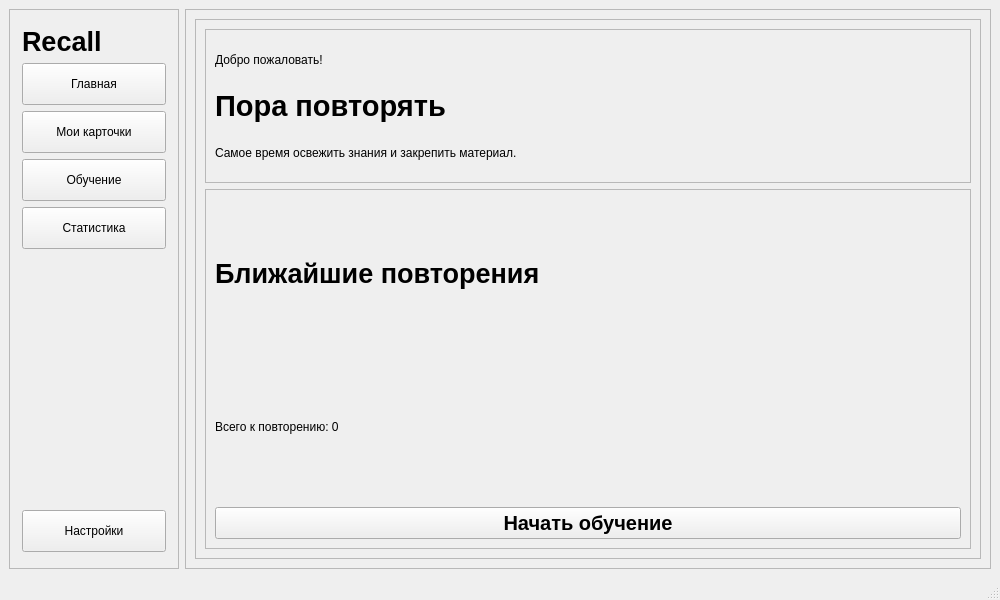
<?xml version="1.0" encoding="UTF-8"?>
<ui version="4.0">
 <class>MainWindow</class>
 <widget class="QMainWindow" name="MainWindow">
  <property name="geometry">
   <rect>
    <x>0</x>
    <y>0</y>
    <width>1000</width>
    <height>600</height>
   </rect>
  </property>
  <property name="minimumSize">
   <size>
    <width>900</width>
    <height>550</height>
   </size>
  </property>
  <property name="windowTitle">
   <string>Recall</string>
  </property>
  <widget class="QWidget" name="centralwidget">
   <layout class="QHBoxLayout" name="horizontalLayout_2">
    <item>
     <layout class="QHBoxLayout" name="horizontalLayout" stretch="0,1">
      <item>
       <widget class="QFrame" name="sidePanel">
        <property name="sizePolicy">
         <sizepolicy hsizetype="Preferred" vsizetype="Expanding">
          <horstretch>0</horstretch>
          <verstretch>0</verstretch>
         </sizepolicy>
        </property>
        <property name="minimumSize">
         <size>
          <width>170</width>
          <height>0</height>
         </size>
        </property>
        <property name="maximumSize">
         <size>
          <width>210</width>
          <height>16777215</height>
         </size>
        </property>
        <property name="frameShape">
         <enum>QFrame::Shape::StyledPanel</enum>
        </property>
        <property name="frameShadow">
         <enum>QFrame::Shadow::Raised</enum>
        </property>
        <layout class="QVBoxLayout" name="verticalLayout">
         <property name="leftMargin">
          <number>12</number>
         </property>
         <property name="topMargin">
          <number>16</number>
         </property>
         <property name="rightMargin">
          <number>12</number>
         </property>
         <property name="bottomMargin">
          <number>16</number>
         </property>
         <item>
          <widget class="QLabel" name="logoLabel">
           <property name="minimumSize">
            <size>
             <width>55</width>
             <height>0</height>
            </size>
           </property>
           <property name="font">
            <font>
             <pointsize>20</pointsize>
             <italic>false</italic>
             <bold>true</bold>
             <underline>false</underline>
             <strikeout>false</strikeout>
            </font>
           </property>
           <property name="text">
            <string>Recall</string>
           </property>
           <property name="wordWrap">
            <bool>false</bool>
           </property>
          </widget>
         </item>
         <item>
          <widget class="QPushButton" name="homeButton">
           <property name="sizePolicy">
            <sizepolicy hsizetype="Expanding" vsizetype="Fixed">
             <horstretch>0</horstretch>
             <verstretch>0</verstretch>
            </sizepolicy>
           </property>
           <property name="minimumSize">
            <size>
             <width>0</width>
             <height>42</height>
            </size>
           </property>
           <property name="maximumSize">
            <size>
             <width>16777215</width>
             <height>42</height>
            </size>
           </property>
           <property name="text">
            <string>Главная</string>
           </property>
          </widget>
         </item>
         <item>
          <widget class="QPushButton" name="cardsButton">
           <property name="sizePolicy">
            <sizepolicy hsizetype="Expanding" vsizetype="Fixed">
             <horstretch>0</horstretch>
             <verstretch>0</verstretch>
            </sizepolicy>
           </property>
           <property name="minimumSize">
            <size>
             <width>0</width>
             <height>42</height>
            </size>
           </property>
           <property name="maximumSize">
            <size>
             <width>16777215</width>
             <height>42</height>
            </size>
           </property>
           <property name="text">
            <string>Мои карточки</string>
           </property>
          </widget>
         </item>
         <item>
          <widget class="QPushButton" name="studyButton">
           <property name="sizePolicy">
            <sizepolicy hsizetype="Expanding" vsizetype="Fixed">
             <horstretch>0</horstretch>
             <verstretch>0</verstretch>
            </sizepolicy>
           </property>
           <property name="minimumSize">
            <size>
             <width>0</width>
             <height>42</height>
            </size>
           </property>
           <property name="maximumSize">
            <size>
             <width>16777215</width>
             <height>42</height>
            </size>
           </property>
           <property name="text">
            <string>Обучение</string>
           </property>
          </widget>
         </item>
         <item>
          <widget class="QPushButton" name="statsButton">
           <property name="sizePolicy">
            <sizepolicy hsizetype="Expanding" vsizetype="Fixed">
             <horstretch>0</horstretch>
             <verstretch>0</verstretch>
            </sizepolicy>
           </property>
           <property name="minimumSize">
            <size>
             <width>0</width>
             <height>42</height>
            </size>
           </property>
           <property name="maximumSize">
            <size>
             <width>16777215</width>
             <height>42</height>
            </size>
           </property>
           <property name="text">
            <string>Статистика</string>
           </property>
          </widget>
         </item>
         <item>
          <spacer name="verticalSpacer">
           <property name="orientation">
            <enum>Qt::Orientation::Vertical</enum>
           </property>
           <property name="sizeHint" stdset="0">
            <size>
             <width>20</width>
             <height>40</height>
            </size>
           </property>
          </spacer>
         </item>
         <item>
          <widget class="QPushButton" name="settingsButton">
           <property name="sizePolicy">
            <sizepolicy hsizetype="Expanding" vsizetype="Fixed">
             <horstretch>0</horstretch>
             <verstretch>0</verstretch>
            </sizepolicy>
           </property>
           <property name="minimumSize">
            <size>
             <width>0</width>
             <height>42</height>
            </size>
           </property>
           <property name="maximumSize">
            <size>
             <width>16777215</width>
             <height>42</height>
            </size>
           </property>
           <property name="text">
            <string>Настройки</string>
           </property>
          </widget>
         </item>
        </layout>
       </widget>
      </item>
      <item>
       <widget class="QFrame" name="main_area">
        <property name="sizePolicy">
         <sizepolicy hsizetype="Expanding" vsizetype="Expanding">
          <horstretch>0</horstretch>
          <verstretch>0</verstretch>
         </sizepolicy>
        </property>
        <property name="frameShape">
         <enum>QFrame::Shape::StyledPanel</enum>
        </property>
        <property name="frameShadow">
         <enum>QFrame::Shadow::Raised</enum>
        </property>
        <layout class="QVBoxLayout" name="verticalLayout_2" stretch="1">
         <item>
          <widget class="QFrame" name="contentFrame">
           <property name="sizePolicy">
            <sizepolicy hsizetype="Expanding" vsizetype="Expanding">
             <horstretch>0</horstretch>
             <verstretch>0</verstretch>
            </sizepolicy>
           </property>
           <property name="frameShape">
            <enum>QFrame::Shape::StyledPanel</enum>
           </property>
           <property name="frameShadow">
            <enum>QFrame::Shadow::Raised</enum>
           </property>
           <layout class="QVBoxLayout" name="verticalLayout_3" stretch="3,7">
            <item>
             <widget class="QFrame" name="welcomeFrame">
              <property name="sizePolicy">
               <sizepolicy hsizetype="Expanding" vsizetype="Expanding">
                <horstretch>0</horstretch>
                <verstretch>0</verstretch>
               </sizepolicy>
              </property>
              <property name="frameShape">
               <enum>QFrame::Shape::StyledPanel</enum>
              </property>
              <property name="frameShadow">
               <enum>QFrame::Shadow::Raised</enum>
              </property>
              <layout class="QVBoxLayout" name="verticalLayout_4">
               <item>
                <widget class="QLabel" name="welcomeLabel">
                 <property name="text">
                  <string>Добро пожаловать!</string>
                 </property>
                </widget>
               </item>
               <item>
                <widget class="QLabel" name="welcomeTitle">
                 <property name="font">
                  <font>
                   <pointsize>22</pointsize>
                   <bold>true</bold>
                  </font>
                 </property>
                 <property name="text">
                  <string>Пора повторять</string>
                 </property>
                </widget>
               </item>
               <item>
                <widget class="QLabel" name="welcomeDescription">
                 <property name="text">
                  <string>Самое время освежить знания и закрепить материал.</string>
                 </property>
                </widget>
               </item>
              </layout>
             </widget>
            </item>
            <item>
             <widget class="QFrame" name="reviewsFrame">
              <property name="sizePolicy">
               <sizepolicy hsizetype="Expanding" vsizetype="Expanding">
                <horstretch>0</horstretch>
                <verstretch>0</verstretch>
               </sizepolicy>
              </property>
              <property name="frameShape">
               <enum>QFrame::Shape::StyledPanel</enum>
              </property>
              <property name="frameShadow">
               <enum>QFrame::Shadow::Raised</enum>
              </property>
              <layout class="QVBoxLayout" name="verticalLayout_5">
               <item>
                <widget class="QLabel" name="reviewsTitle">
                 <property name="font">
                  <font>
                   <pointsize>20</pointsize>
                   <italic>false</italic>
                   <bold>true</bold>
                  </font>
                 </property>
                 <property name="text">
                  <string>Ближайшие повторения</string>
                 </property>
                </widget>
               </item>
               <item>
                <widget class="QLabel" name="label">
                 <property name="text">
                  <string>Всего к повторению: 0</string>
                 </property>
                </widget>
               </item>
               <item>
                <widget class="QPushButton" name="startStudyButton">
                 <property name="font">
                  <font>
                   <pointsize>15</pointsize>
                   <bold>true</bold>
                  </font>
                 </property>
                 <property name="text">
                  <string>Начать обучение</string>
                 </property>
                </widget>
               </item>
              </layout>
             </widget>
            </item>
           </layout>
          </widget>
         </item>
        </layout>
       </widget>
      </item>
     </layout>
    </item>
   </layout>
  </widget>
  <widget class="QMenuBar" name="menubar">
   <property name="geometry">
    <rect>
     <x>0</x>
     <y>0</y>
     <width>1000</width>
     <height>22</height>
    </rect>
   </property>
  </widget>
  <widget class="QStatusBar" name="statusbar"/>
 </widget>
 <resources/>
 <connections/>
</ui>
